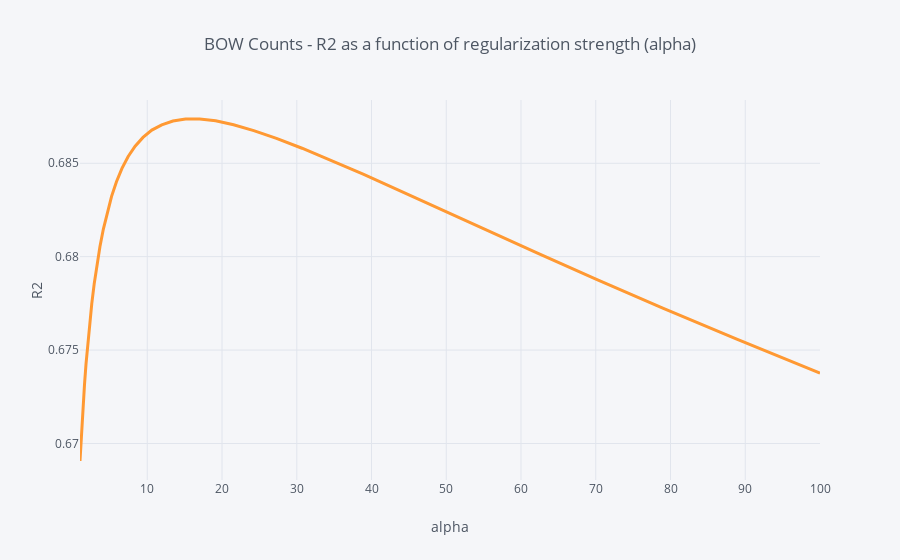

Here is the notebook cell this chart was saved with:
### Code cell
cv_results_r2 = pd.DataFrame(r2_by_alpha, columns = ['alpha', 'R2'])
cv_results_r2.set_index('alpha').R2.iplot(title = 'BOW Counts - R2 as a function of regularization strength (alpha)', xTitle = 'alpha', yTitle = 'R2', width = 3, hline=(0,0))

### Figure 1 — Plotly figure (JSON) as saved in the notebook; plotly's stock layout.template omitted (floating-point values rounded to 4 significant figures)
{"data": [{"line": {"color": "rgba(255, 153, 51, 1.0)", "dash": "solid", "shape": "linear", "width": 3}, "mode": "lines", "name": "R2", "text": "", "type": "scatter", "x": [1, 1.125, 1.266, 1.425, 1.604, 1.805, 2.031, 2.285, 2.572, 2.894, 3.257, 3.665, 4.125, 4.642, 5.223, 5.878, 6.615, 7.444, 8.377, 9.427, 10.61, 11.94, 13.43, 15.12, 17.01, 19.14, 21.54, 24.24, 27.28, 30.7, 34.55, 38.88, 43.75, 49.24, 55.41, 62.36, 70.17, 78.97, 88.86, 100], "y": [0.6691, 0.6701, 0.6711, 0.6721, 0.6732, 0.6743, 0.6753, 0.6764, 0.6775, 0.6785, 0.6796, 0.6805, 0.6815, 0.6824, 0.6832, 0.684, 0.6847, 0.6854, 0.6859, 0.6864, 0.6868, 0.6871, 0.6873, 0.6874, 0.6874, 0.6873, 0.6871, 0.6867, 0.6863, 0.6858, 0.6852, 0.6844, 0.6835, 0.6825, 0.6814, 0.6802, 0.6788, 0.6772, 0.6756, 0.6738]}], "layout": {"autosize": true, "legend": {"bgcolor": "#F5F6F9", "font": {"color": "#4D5663"}}, "paper_bgcolor": "#F5F6F9", "plot_bgcolor": "#F5F6F9", "shapes": [{"line": {"color": "#db4052", "dash": "solid", "width": 1}, "type": "line", "x0": 0, "x1": 1, "xref": "paper", "y0": [0, 0], "y1": [0, 0], "yref": "y"}], "title": {"font": {"color": "#4D5663"}, "text": "BOW Counts - R2 as a function of regularization strength (alpha)"}, "xaxis": {"autorange": true, "gridcolor": "#E1E5ED", "range": [1, 100], "showgrid": true, "tickfont": {"color": "#4D5663"}, "title": {"font": {"color": "#4D5663"}, "text": "alpha"}, "type": "linear", "zerolinecolor": "#E1E5ED"}, "yaxis": {"autorange": true, "gridcolor": "#E1E5ED", "range": [0.668, 0.6884], "showgrid": true, "tickfont": {"color": "#4D5663"}, "title": {"font": {"color": "#4D5663"}, "text": "R2"}, "type": "linear", "zerolinecolor": "#E1E5ED"}}}
